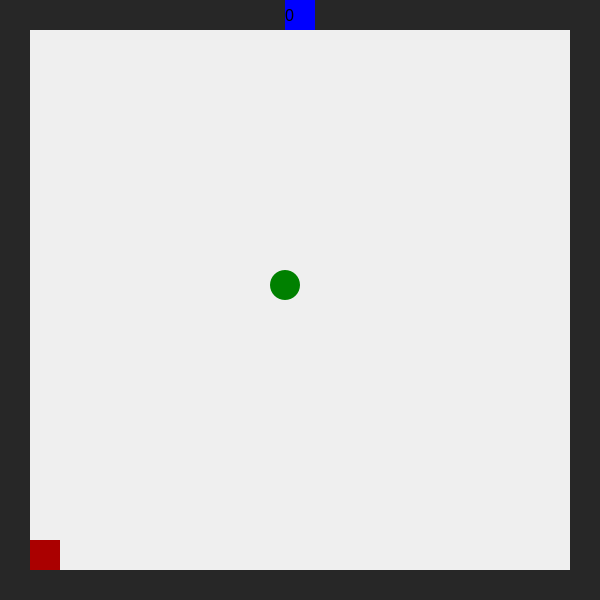
<?xml version="1.0" encoding="UTF-8"?>
<ui version="4.0">
 <class>MainWindow</class>
 <widget class="QMainWindow" name="MainWindow">
  <property name="enabled">
   <bool>true</bool>
  </property>
  <property name="geometry">
   <rect>
    <x>0</x>
    <y>0</y>
    <width>600</width>
    <height>600</height>
   </rect>
  </property>
  <property name="windowTitle">
   <string>MainWindow</string>
  </property>
  <widget class="QWidget" name="centralWidget">
   <property name="enabled">
    <bool>true</bool>
   </property>
   <widget class="QLabel" name="border">
    <property name="geometry">
     <rect>
      <x>0</x>
      <y>0</y>
      <width>600</width>
      <height>30</height>
     </rect>
    </property>
    <property name="styleSheet">
     <string notr="true">background-color: rgb(39, 39, 39);</string>
    </property>
    <property name="text">
     <string/>
    </property>
   </widget>
   <widget class="QLabel" name="border_2">
    <property name="geometry">
     <rect>
      <x>0</x>
      <y>570</y>
      <width>600</width>
      <height>30</height>
     </rect>
    </property>
    <property name="styleSheet">
     <string notr="true">background-color: rgb(39, 39, 39);</string>
    </property>
    <property name="text">
     <string/>
    </property>
   </widget>
   <widget class="QLabel" name="border_3">
    <property name="geometry">
     <rect>
      <x>0</x>
      <y>0</y>
      <width>30</width>
      <height>600</height>
     </rect>
    </property>
    <property name="styleSheet">
     <string notr="true">background-color: rgb(39, 39, 39);</string>
    </property>
    <property name="text">
     <string/>
    </property>
   </widget>
   <widget class="QLabel" name="border_4">
    <property name="geometry">
     <rect>
      <x>570</x>
      <y>0</y>
      <width>30</width>
      <height>600</height>
     </rect>
    </property>
    <property name="styleSheet">
     <string notr="true">background-color: rgb(39, 39, 39);</string>
    </property>
    <property name="text">
     <string/>
    </property>
   </widget>
   <widget class="QLabel" name="Snake">
    <property name="geometry">
     <rect>
      <x>30</x>
      <y>540</y>
      <width>30</width>
      <height>30</height>
     </rect>
    </property>
    <property name="styleSheet">
     <string notr="true">background-color: rgb(170, 0, 0);</string>
    </property>
    <property name="text">
     <string/>
    </property>
   </widget>
   <widget class="QLabel" name="counter">
    <property name="geometry">
     <rect>
      <x>285</x>
      <y>0</y>
      <width>30</width>
      <height>30</height>
     </rect>
    </property>
    <property name="font">
     <font>
      <pointsize>12</pointsize>
     </font>
    </property>
    <property name="styleSheet">
     <string notr="true">background-color:blue;
color:black;</string>
    </property>
    <property name="text">
     <string>0</string>
    </property>
   </widget>
   <widget class="QLabel" name="food">
    <property name="geometry">
     <rect>
      <x>270</x>
      <y>270</y>
      <width>30</width>
      <height>30</height>
     </rect>
    </property>
    <property name="styleSheet">
     <string notr="true">background-color:green;
border-radius: 15px;</string>
    </property>
    <property name="text">
     <string/>
    </property>
   </widget>
   <widget class="QLabel" name="log">
    <property name="geometry">
     <rect>
      <x>60</x>
      <y>0</y>
      <width>131</width>
      <height>21</height>
     </rect>
    </property>
    <property name="styleSheet">
     <string notr="true">background-color:transparent;
color:transparent;</string>
    </property>
    <property name="text">
     <string/>
    </property>
   </widget>
  </widget>
 </widget>
 <layoutdefault spacing="6" margin="11"/>
 <resources/>
 <connections/>
</ui>
